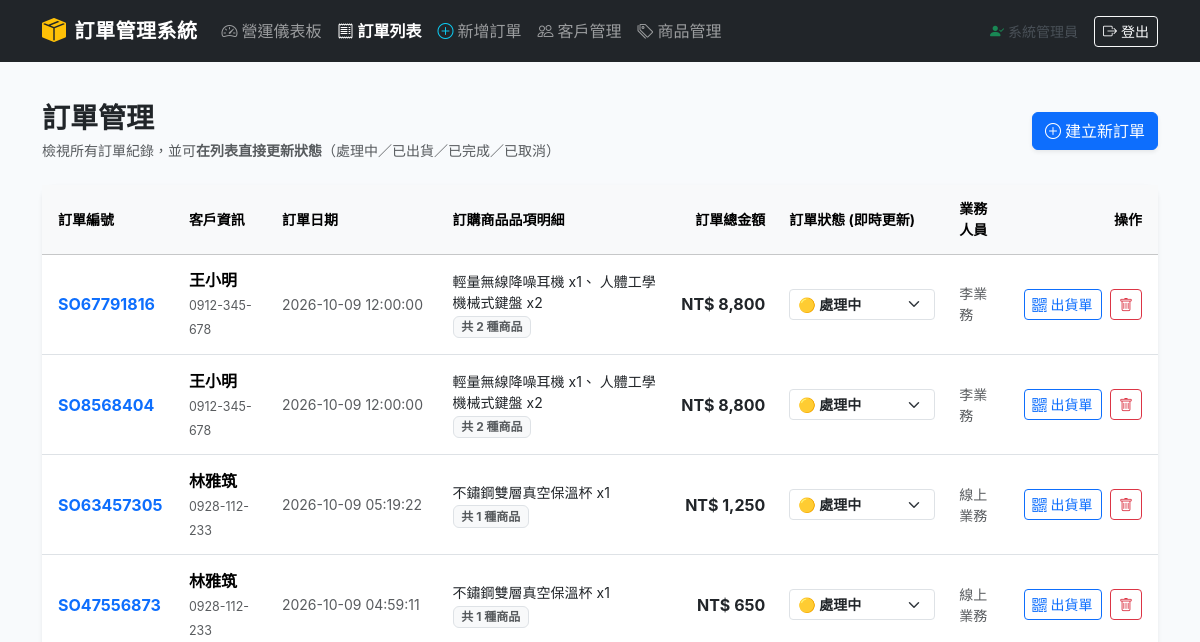
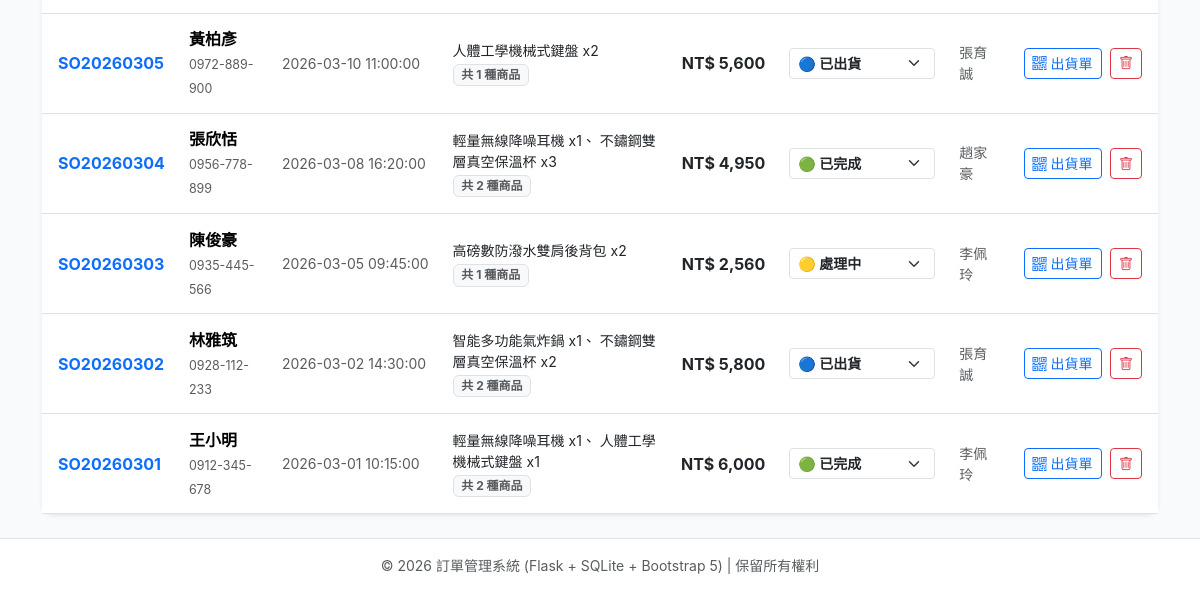
The app's page /orders (signed in), older data (2 pictures, top to bottom).
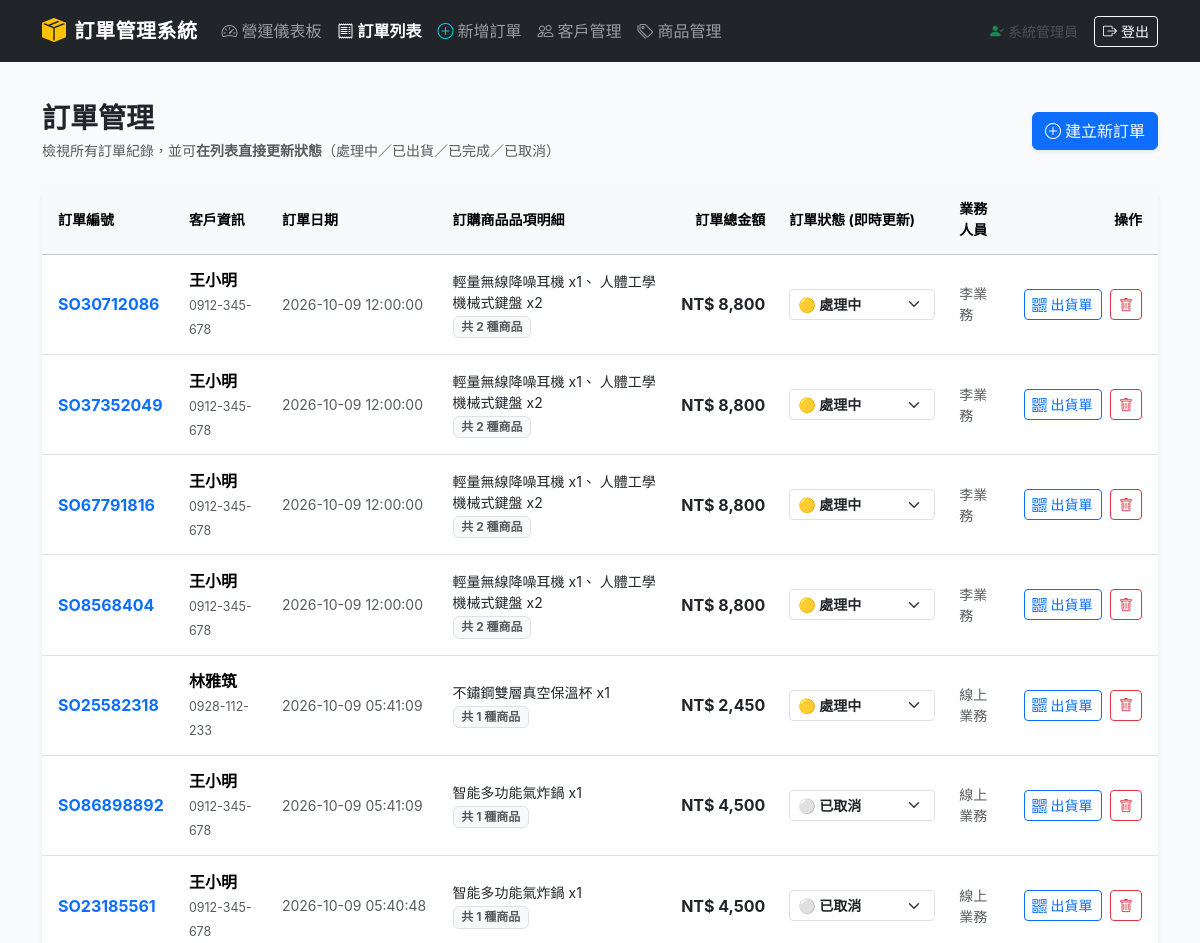
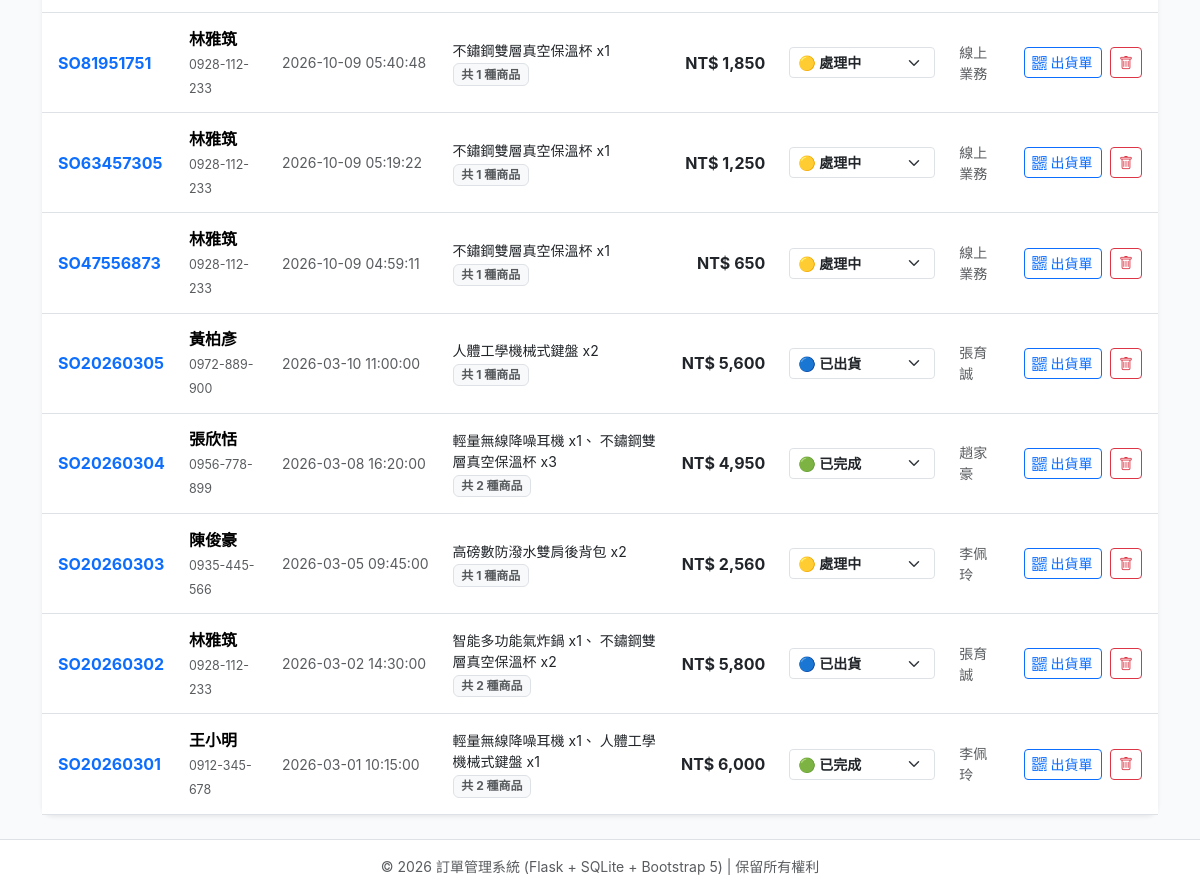
The same page, newer data (2 pictures, top to bottom).
### tables this page shows
CREATE TABLE orders (
        order_id     TEXT PRIMARY KEY CHECK (order_id GLOB 'SO[0-9]*' AND length(order_id) >= 3),
        customer_id  TEXT NOT NULL,
        order_date   TEXT NOT NULL,
        status       TEXT NOT NULL CHECK (status IN ('處理中', '已出貨', '已完成', '已取消')),
        sales_rep    TEXT,
        FOREIGN KEY (customer_id) REFERENCES customer(customer_id)
            ON UPDATE CASCADE ON DELETE RESTRICT
    );

### app.py (the view)
@app.route("/orders")
@admin_required
def orders():
    conn = get_db()
    cursor = conn.cursor()
    cursor.execute("""
    SELECT o.order_id, o.customer_id, c.name AS customer_name, c.phone AS customer_phone,
           o.order_date, o.status, o.sales_rep,
           COALESCE(SUM(oi.quantity * oi.unit_price), 0) AS total_amount,
           COUNT(oi.product_id) AS item_count,
           GROUP_CONCAT(p.name || ' x' || oi.quantity, '、 ') AS items_summary
    FROM orders o
    JOIN customer c ON o.customer_id = c.customer_id
    LEFT JOIN order_item oi ON o.order_id = oi.order_id
    LEFT JOIN product p ON oi.product_id = p.product_id
    GROUP BY o.order_id
    ORDER BY o.order_date DESC;
    """)
    order_list = cursor.fetchall()
    conn.close()
    return render_template("orders.html", orders=order_list)

### app.py (called while the page is built)
def get_db():
    conn = sqlite3.connect(DB_PATH)
    conn.row_factory = sqlite3.Row
    conn.execute("PRAGMA foreign_keys = ON;")
    return conn

def admin_required(view):
    @functools.wraps(view)
    def wrapped_view(**kwargs):
        if not session.get("logged_in"):
            flash("請先登入管理員帳號以存取後台管理功能。", "warning")
            return redirect(url_for("login", next=request.path))
        if session.get("role") != "admin":
            flash("權限不足：您目前的身份非系統管理員，無法進入後台！", "danger")
            return redirect(url_for("login"))
        return view(**kwargs)
    return wrapped_view

### templates/orders.html (shortened to what this page needs)
{% extends "base.html" %}
{% block content %}
<div class="d-flex flex-wrap justify-content-between align-items-center mb-4 gap-2">
    <div>
        <h3 class="fw-bold text-dark mb-1">訂單管理</h3>
        <p class="text-muted small mb-0">檢視所有訂單紀錄，並可<strong>在列表直接更新狀態</strong>（處理中／已出貨／已完成／已取消）</p>
    </div>
    <a href="{{ url_for('order_new') }}" class="btn btn-primary shadow-sm">
        <i class="bi bi-plus-circle me-1"></i>建立新訂單
    </a>
</div>
<div class="position-fixed bottom-0 end-0 p-3" style="z-index: 1080;">
</div>
<div class="card shadow-sm">
    <div class="card-body p-0">
        <div class="table-responsive">
            <table class="table table-hover align-middle mb-0">
                <thead class="table-light small text-muted">
                    <tr>
                        <th class="ps-3">訂單編號</th>
                        <th>客戶資訊</th>
                        <th>訂單日期</th>
                        <th>訂購商品品項明細</th>
                        <th class="text-end">訂單總金額</th>
                        <th style="min-width: 170px;">訂單狀態 (即時更新)</th>
                        <th>業務人員</th>
                        <th class="text-end pe-3">操作</th>
                    </tr>
                </thead>
                <tbody>
                    {% for o in orders %}
                    <tr id="row-{{ o.order_id }}">
                        <td class="ps-3 fw-bold text-primary">
                            <a href="{{ url_for('order_detail', order_id=o.order_id) }}" class="text-decoration-none">
                                {{ o.order_id }}
                            </a>
                        </td>
                        <td>
                            <div class="fw-semibold">{{ o.customer_name }}</div>
                            <span class="text-muted extra-small" style="font-size: 0.78rem;">{{ o.customer_phone }}</span>
                        </td>
                        <td class="small text-muted text-nowrap">
                            {{ o.order_date }}
                        </td>
                        <td>
                            <div class="small text-dark" style="max-width: 280px;">
                                {{ o.items_summary or '無明細' }}
                            </div>
                            <span class="badge bg-light text-muted border extra-small">共 {{ o.item_count }} 種商品</span>
                        </td>
                        <td class="text-end fw-bold text-dark text-nowrap">
                            NT$ {{ "{:,.0f}".format(o.total_amount) }}
                        </td>
                        <td>
                            <div class="d-flex align-items-center gap-1">
                                <select class="form-select form-select-sm status-selector fw-semibold"
                                        data-order-id="{{ o.order_id }}"
                                        onchange="quickUpdateStatus('{{ o.order_id }}', this)">
                                    <option value="處理中" {% if o.status == '處理中' %}selected{% endif %}>🟡 處理中</option>
                                    <option value="已出貨" {% if o.status == '已出貨' %}selected{% endif %}>🔵 已出貨</option>
                                    <option value="已完成" {% if o.status == '已完成' %}selected{% endif %}>🟢 已完成</option>
                                    <option value="已取消" {% if o.status == '已取消' %}selected{% endif %}>⚪ 已取消</option>
                                </select>
                            </div>
                        </td>
                        <td class="small text-muted">{{ o.sales_rep or '-' }}</td>
                        <td class="text-end pe-3 text-nowrap">
                            <a href="{{ url_for('order_detail', order_id=o.order_id) }}" class="btn btn-sm btn-outline-primary me-1" title="專屬出貨單與 QR Code">
                                <i class="bi bi-qr-code me-1"></i>出貨單
                            </a>
                            <button type="button" class="btn btn-sm btn-outline-danger"
                                    onclick="confirmDelete('{{ o.order_id }}')">
                                <i class="bi bi-trash"></i>
                            </button>
                        </td>
                    </tr>
                    {% else %}
                    <tr>
                        <td colspan="8" class="text-center text-muted py-5">目前尚無訂單紀錄</td>
                    </tr>
                    {% endfor %}
                </tbody>
            </table>
        </div>
    </div>
</div>
{% endblock %}

### templates/base.html (shortened to what this page needs)
<!DOCTYPE html>
<html lang="zh-Hant">
<head>
    <link href="https://cdn.jsdelivr.net/npm/bootstrap@5.3.3/dist/css/bootstrap.min.css" rel="stylesheet">
    <link href="https://cdn.jsdelivr.net/npm/bootstrap-icons@1.11.3/font/bootstrap-icons.min.css" rel="stylesheet">
</head>
<body>
    <nav class="navbar navbar-expand-lg navbar-dark bg-dark sticky-top no-print py-2">
        <div class="container">
            <a class="navbar-brand d-flex align-items-center gap-2" href="{{ url_for('admin') if session.get('logged_in') else url_for('login') }}">
                <i class="bi bi-box-seam-fill text-warning fs-4"></i>
                <span>訂單管理系統</span>
            </a>
            <div class="collapse navbar-collapse" id="navbarNav">
                {% if session.get("logged_in") %}
                <ul class="navbar-nav me-auto mb-2 mb-lg-0">
                    <li class="nav-item">
                        <a class="nav-link {% if request.endpoint in ['admin', 'admin_dashboard', 'dashboard'] %}active text-white fw-bold{% endif %}" href="{{ url_for('admin') }}">
                            <i class="bi bi-speedometer2 me-1"></i>營運儀表板
                        </a>
                    </li>
                    <li class="nav-item">
                        <a class="nav-link {% if request.endpoint == 'orders' %}active text-white fw-bold{% endif %}" href="{{ url_for('orders') }}">
                            <i class="bi bi-receipt me-1"></i>訂單列表
                        </a>
                    </li>
                    <li class="nav-item">
                        <a class="nav-link {% if request.endpoint == 'order_new' %}active text-white fw-bold{% endif %}" href="{{ url_for('order_new') }}">
                            <i class="bi bi-plus-circle me-1 text-info"></i>新增訂單
                        </a>
                    </li>
                    <li class="nav-item">
                        <a class="nav-link {% if request.endpoint == 'customers' %}active text-white fw-bold{% endif %}" href="{{ url_for('customers') }}">
                            <i class="bi bi-people me-1"></i>客戶管理
                        </a>
                    </li>
                    <li class="nav-item">
                        <a class="nav-link {% if request.endpoint == 'products' %}active text-white fw-bold{% endif %}" href="{{ url_for('products') }}">
                            <i class="bi bi-tags me-1"></i>商品管理
                        </a>
                    </li>
                </ul>
                <div class="d-flex align-items-center gap-3">
                    <span class="text-light-emphasis small d-none d-md-inline">
                        <i class="bi bi-person-check-fill text-success me-1"></i>{{ session.get('display_name', '管理員') }}
                    </span>
                    <a href="{{ url_for('logout') }}" class="btn btn-outline-light btn-sm">
                        <i class="bi bi-box-arrow-right me-1"></i>登出
                    </a>
                </div>
                {% else %}
                <div class="navbar-nav ms-auto">
                    <a href="{{ url_for('login') }}" class="btn btn-primary btn-sm">
                        <i class="bi bi-lock-fill me-1"></i>管理員登入
                    </a>
                </div>
                {% endif %}
            </div>
        </div>
    </nav>
    <main class="main-content container py-4">
        {% block content %}{% endblock %}
    </main>
    <footer class="footer bg-white border-top py-3 text-center text-muted small no-print">
        <div class="container">
            <span>&copy; 2026 訂單管理系統 (Flask + SQLite + Bootstrap 5) | 保留所有權利</span>
        </div>
    </footer>
</body>
</html>

### templates/base.html (style rules this page uses)
:root { --primary-color: #2c3e50; --accent-color: #3498db; --bg-light: #f8fafc; }
body { background-color: var(--bg-light); font-family: -apple-system, BlinkMacSystemFont, "Segoe UI", Roboto, "Helvetica Neue", Arial, "Noto Sans TC", sans-serif; min-height: 100vh; display: flex; flex-direction: column; }
.navbar-brand { font-weight: 700; letter-spacing: 0.5px; }
.main-content { flex: 1; }
.card { border: none; border-radius: 12px; box-shadow: 0 4px 16px rgba(0, 0, 0, 0.04); transition: all 0.2s ease; }
.table > :not(caption) > * > * { padding: 0.85rem 0.75rem; vertical-align: middle; }

Row changes from the older to the newer data that the page shows:
added orders: order_id "SO30712086", customer_name "王小明", customer_phone "0912-345-678", order_date "2026-10-09 12:00:00", items_summary "輕量無線降噪耳機 x1、 人體工學機械式鍵盤 x2", item_count "2", total_amount "8,800", status+order_id "🟡 處理中", sales_rep "李業務"
added orders: order_id "SO37352049", customer_name "王小明", customer_phone "0912-345-678", order_date "2026-10-09 12:00:00", items_summary "輕量無線降噪耳機 x1、 人體工學機械式鍵盤 x2", item_count "2", total_amount "8,800", status+order_id "🟡 處理中", sales_rep "李業務"
added orders: order_id "SO25582318", customer_name "林雅筑", customer_phone "0928-112-233", order_date "2026-10-09 05:41:09", items_summary "不鏽鋼雙層真空保溫杯 x1", item_count "1", total_amount "2,450", status+order_id "🟡 處理中", sales_rep "線上業務"
added orders: order_id "SO86898892", customer_name "王小明", customer_phone "0912-345-678", order_date "2026-10-09 05:41:09", items_summary "智能多功能氣炸鍋 x1", item_count "1", total_amount "4,500", status+order_id "⚪ 已取消", sales_rep "線上業務"
added orders: order_id "SO23185561", customer_name "王小明", customer_phone "0912-345-678", order_date "2026-10-09 05:40:48", items_summary "智能多功能氣炸鍋 x1", item_count "1", total_amount "4,500", status+order_id "⚪ 已取消", sales_rep "線上業務"
added orders: order_id "SO81951751", customer_name "林雅筑", customer_phone "0928-112-233", order_date "2026-10-09 05:40:48", items_summary "不鏽鋼雙層真空保溫杯 x1", item_count "1", total_amount "1,850", status+order_id "🟡 處理中", sales_rep "線上業務"
